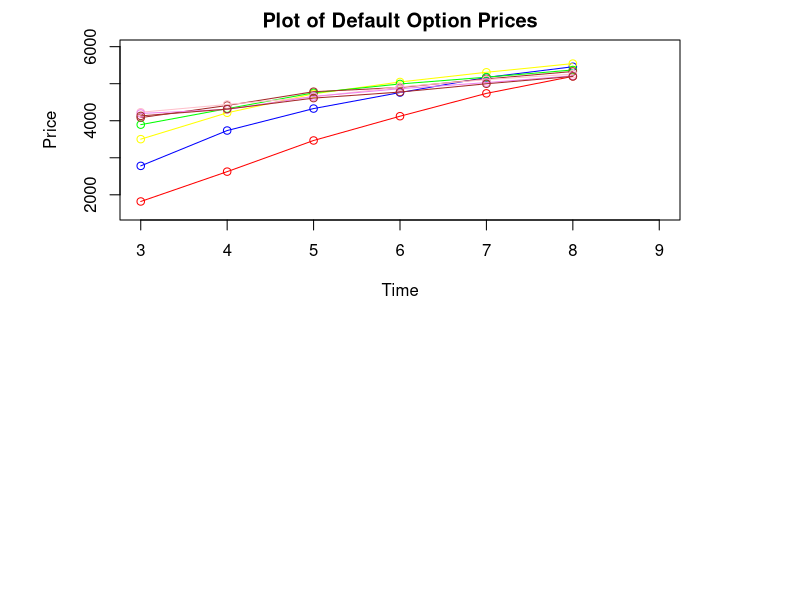

Recreate this plot in R. (Note: a time limit stopped this script after it produced the figure.)
# Set directory
setwd("/Users/sruthi/Desktop")
rm(list = ls())

# Question 1

r <- 0.03
S0 <- 98
X <- 100
T <- 1
sigma <- seq(0.12,0.48,0.04)

Proj6_1func <- function(S0,r,sigma,T,X){
  n <- 1000
  m <- 1000
  
  set.seed(0)
  Z = matrix(rnorm(n*m),n,m) 
  
  # Simulate stock paths
  normal <- matrix(exp((r-0.5*sigma^2)*(T/m) + sigma*sqrt(T/m)*Z),nrow=n,ncol=m)
  pr_norm <- cbind(rep(1,n),normal)
  pr <- S0*t(apply(pr_norm,1,cumprod))
  
  Smax <- apply(pr,1,max)
  Smin <- apply(pr,1,min)
  return (list(Smax = Smax, Smin = Smin))
}

finalmax <- cbind(sapply(1:length(sigma), function(j) Proj6_1func(S0,r,sigma[j],T,X)$Smax ))
finalmin <- cbind(sapply(1:length(sigma), function(j) Proj6_1func(S0,r,sigma[j],T,X)$Smin ))

finalmax <- finalmax - X
finalmax[c(finalmax<=0)] <- 0
Callprice <- exp(-r*T)*apply(finalmax,2,mean)
png("Proj6_1a.png", width=6, height=4, units="in", res=200)
plot(sigma,Callprice, xlab="Volatility", ylab="Price", main='Call Option Price', type='o', col='Red')
dev.off()

finalmin <- X - finalmin
finalmin[c(finalmin<=0)] <- 0
Putprice <- exp(-r*T)*apply(finalmin,2,mean)
png("Proj6_1b.png", width=6, height=4, units="in", res=200)
plot(sigma,Putprice, xlab="Volatility", ylab="Price", main='Put Option Price', type='o', col='Blue')
dev.off()

# Question 2
# Jump Diffusion Process

Proj6_2func <- function(lambda1,lambda2,T){

# Define parameters  
n <- 1000
m <- 1000
r0 <- 0.02
sigma <- 0.2
mu <- -0.1
gamma <- -0.4
V0 <- 20000
L0 <- 22000
delta <- 0.25
R <- r0 + delta*lambda2
r <- R/12
N <- T*12
PMT <- L0*r/(1-(1/(1+r)^N))
a <- PMT/r
b <- (PMT/r)*(1/(1+r)^N)
c <- 1+r
epsilon <- 0.95
alpha <- 0.7
beta <- (epsilon-alpha)/T
t <- seq(0,T,T/m)
q <- alpha + beta*t
L <- a - b*(c^(12*t))

# Change the value for lambda2 when it is zero. Because rexp() fucntion in R gives NAs when lambda = 0
if (lambda2 == 0) {lambda2 <- 0.001}

# Generate random normal numbers
set.seed(0)
Z <- cbind(rep(1,n),matrix(rnorm(n*m),n,m))
V <- cbind(rep(V0,n),matrix(NA,n,m))

option <- rep(0,n)
exercise <- rep(0,n)

# loop over n paths
for (i in 1:n){
  jumps <- rexp(100,lambda1)
  jumps <- as.numeric(jumps[cumsum(jumps) <= T])
  if(length(jumps) == 0) {jumps <- 5.1}
  jumpstep <- ceiling(cumsum(jumps)*m/T)+1
  stoppage <- ceiling(rexp(1,lambda2)*m/T)+1

# loop over m time steps    
for (j in 2:(m+1)){
    if (j %in% jumpstep) {
      #V[i,j] = V[i,j-1]*exp((mu-0.5*sigma^2)*(T/m) + sigma*sqrt(T/m)*Z[i,j])*exp(gamma)
      V[i,j] = V[i,j-1]*(1 + mu*T/m + sigma*sqrt(T/m)*Z[i,j] + gamma)
    } else { 
      V[i,j] = V[i,j-1]*(1 + mu*T/m + sigma*sqrt(T/m)*Z[i,j])
      #V[i,j] = V[i,j-1]*exp((mu-0.5*sigma^2)*(T/m) + sigma*sqrt(T/m)*Z[i,j]) 
    }

    #check for Q value time step
    if (V[i,j] <= q[j]*L[j]) {
      Q <- j
    
    #check if option is exercised
    tau <- min(Q,stoppage)
      
      if(tau < m+1 ){ 
        if(tau == Q) { 
          option[i] <- (exp(-r0*t[tau]))*max(0,(L[tau]-epsilon*V[i,tau]))  
        } else { 
          option[i] <- (exp(-r0*t[tau]))*abs(L[tau]-epsilon*V[i,tau]) 
        }   
      exercise[i] <- tau
      break
      }
      
    }
    if(j==stoppage){
        option[i] <- (exp(-r0*t[j]))*abs(L[j]-epsilon*V[i,j]) 
        exercise[i] <- j
    }
  
  }
}

optionvalue <- mean(option)
defprob <- 1- sum(option==0)/n
exptime <- (T/m)*mean(exercise[exercise < m+1]) 

my_list <- list(optionvalue = optionvalue, defprob = defprob, exptime = exptime)
return(my_list) 
}

# declare the input vectors
lamb1 <- seq(0.05,0.4,0.05) 
lamb2 <- seq(0,0.8,0.1) 
T <- seq(3,8,1) 

#2.a
D1 <- sapply(1:length(lamb1), function(k) Proj6_2func(lamb1[k],0.4,5)$optionvalue)
D2 <- sapply(1:length(lamb2), function(k) Proj6_2func(0.2,lamb2[k],5)$optionvalue)
D3 <- sapply(1:length(T), function(k) Proj6_2func(0.2,0.4,T[k])$optionvalue)

#2.b
Prob1 <- sapply(1:length(lamb1), function(k) Proj6_2func(lamb1[k],0.4,5)$defprob)
Prob2 <- sapply(1:length(lamb2), function(k) Proj6_2func(0.2,lamb2[k],5)$defprob)
Prob3 <- sapply(1:length(T), function(k) Proj6_2func(0.2,0.4,T[k])$defprob)

#2.csda
Et1 <- sapply(1:length(lamb1), function(k) Proj6_2func(lamb1[k],0.4,5)$exptime)
Et2 <- sapply(1:length(lamb2), function(k) Proj6_2func(0.2,lamb2[k],5)$exptime)
Et3 <- sapply(1:length(T), function(k) Proj6_2func(0.2,0.4,T[k])$exptime)

# Define parameters for graphs
par(mar=c(4,6,2,6))
par(mfrow=c(2,1))

# plots for (a) part
label <- c("Lambda2=0","Lambda2=0.1","Lambda2=0.2","Lambda2=0.3","Lambda2=0.4","Lambda2=0.5","Lambda2=0.6","Lambda2=0.7","Lambda2=0.8")
col <- c("Red","Blue","Yellow","Green","Brown","Pink","Violet","Brown","Black")
plot(T,rep(6000,length(T)), xlab="Time",type="n", ylab="Price", main ="Plot of Default Option Prices",ylim=c(1500,6000), xlim=c(3,9))
sapply(1:length(lamb2), function(k) lines(T,sapply(1:length(T), function(l) Proj6_2func(0.2,lamb2[k],T[l])$optionvalue), type="o", col=col[k]))
legend("bottomright", label,lty=rep(1,length(lamb2)),lwd=rep(2.5,length(lamb2)),col=col,cex=0.4)

label <- c("Lambda1=0.05","Lambda1=0.1","Lambda1=0.15","Lambda1=0.2","Lambda1=0.25","Lambda1=0.3","Lambda1=0.35","Lambda1=0.4")
col <- c("Red","Blue","Yellow","Green","Brown","Pink","Violet","Brown")
plot(T,rep(6000,length(T)), type="n", xlab="Time", ylab="Price", main ="Plot of Default Option Prices",ylim=c(1500,6000), xlim=c(3,9))
sapply(1:length(lamb1), function(k) lines(T,sapply(1:length(T), function(l) Proj6_2func(lamb1[k],0.4,T[l])$optionvalue), type="o", col=col[k]))
legend("bottomright", label,lty=rep(1,length(lamb1)),lwd=rep(2.5,length(lamb1)),col=col,cex=0.4)
#dev.off()

# plots for (b) part
par(mar=c(4,6,2,6))
par(mfrow=c(2,1))

label <- c("Lambda2=0","Lambda2=0.1","Lambda2=0.2","Lambda2=0.3","Lambda2=0.4","Lambda2=0.5","Lambda2=0.6","Lambda2=0.7","Lambda2=0.8")
col <- c("Red","Blue","Yellow","Green","Brown","Pink","Violet","Brown","Black")
plot(T,rep(1,length(T)), xlab="Time",type="n", ylab="Probability", main ="Plot of Default Probability",ylim=c(0,1),xlim=c(3,9))
sapply(1:length(lamb2), function(k) lines(T,sapply(1:length(T), function(l) Proj6_2func(0.2,lamb2[k],T[l])$defprob), type="o", col=col[k]))
legend("bottomright", label,lty=rep(1,length(lamb2)),lwd=rep(2.5,length(lamb2)),col=col,cex=0.4)

label <- c("Lambda1=0.05","Lambda1=0.1","Lambda1=0.15","Lambda1=0.2","Lambda1=0.25","Lambda1=0.3","Lambda1=0.35","Lambda1=0.4")
col <- c("Red","Blue","Yellow","Green","Brown","Pink","Violet","Brown")
plot(T,rep(1,length(T)), type="n", xlab="Time", ylab="Probability", main ="Plot of Default Probability",ylim=c(0,1),xlim=c(3,9))
sapply(1:length(lamb1), function(k) lines(T,sapply(1:length(T), function(l) Proj6_2func(lamb1[k],0.4,T[l])$defprob), type="o", col=col[k]))
legend("bottomright", label,lty=rep(1,length(lamb1)),lwd=rep(2.5,length(lamb1)),col=col,cex=0.4)
#dev.off()

# plots for (c) part
par(mar=c(4,6,2,6))
par(mfrow=c(2,1))

label <- c("Lambda2=0","Lambda2=0.1","Lambda2=0.2","Lambda2=0.3","Lambda2=0.4","Lambda2=0.5","Lambda2=0.6","Lambda2=0.7","Lambda2=0.8")
col <- c("Red","Blue","Yellow","Green","Brown","Pink","Violet","Brown","Black")
plot(T,rep(5,length(T)), xlab="Time",type="n", ylab="Exercise Time", main ="Plot of Expected Exercise Times",ylim=c(0,5),xlim=c(3,9))
sapply(1:length(lamb2), function(k) lines(T,sapply(1:length(T), function(l) Proj6_2func(0.2,lamb2[k],T[l])$exptime), type="o", col=col[k]))
legend("bottomright", label,lty=rep(1,length(lamb2)),lwd=rep(2.5,length(lamb2)),col=col,cex=0.4)

label <- c("Lambda1=0.05","Lambda1=0.1","Lambda1=0.15","Lambda1=0.2","Lambda1=0.25","Lambda1=0.3","Lambda1=0.35","Lambda1=0.4")
col <- c("Red","Blue","Yellow","Green","Brown","Pink","Violet","Brown")
plot(T,rep(5,length(T)), type="n", xlab="Time", ylab="Exercise Time", main ="Plot of Expected Exercise Times",ylim=c(0,5), xlim=c(3,9))
sapply(1:length(lamb1), function(k) lines(T,sapply(1:length(T), function(l) Proj6_2func(lamb1[k],0.4,T[l])$exptime), type="o", col=col[k]))
legend("bottomright", label,lty=rep(1,length(lamb1)),lwd=rep(2.5,length(lamb1)),col=col,cex=0.4)


# Final Output 

# Default option values
D1
D2
D3

# Default Probability values
Prob1
Prob2
Prob3

# Expected Exercise Time
Et1
Et2
Et3
